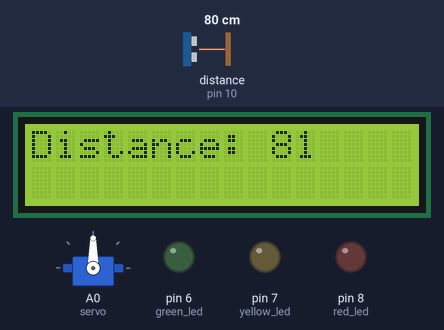
Bench run of a sketch on a simulated Arduino Uno, built with avr-gcc and run on an emulated ATmega328P. On the bench: 16×2 character LCD, servo, output pins drawn as LEDs (lit = HIGH). Wiring (inferred from the names in the program): ultrasonic range finder: trigger pin 9; echo pin 10. The test bench sets the inputs (shaded band); at power-on: distance to the obstacle (sensor on pin 10) 80 cm. The echo pulse lasts 58.3 µs per cm; pins used as bus, display or sensor lines are not drawn; what the sketch prints to the serial monitor is not drawn.

Above: at 1.2 s.
1.3 s: distance to the obstacle (sensor on pin 10) set to 28 cm
At 3.5 s:
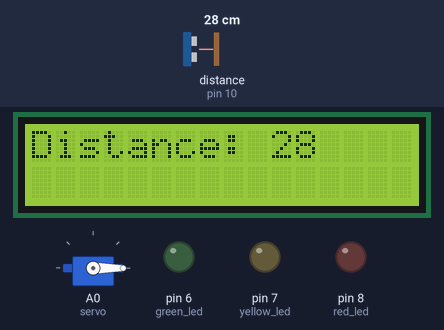
7.1 s: distance to the obstacle (sensor on pin 10) set to 23 cm
At 8.8 s:
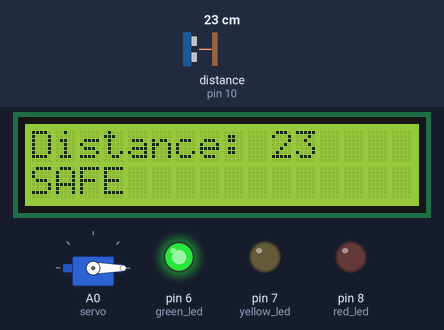
11.4 s: distance to the obstacle (sensor on pin 10) set to 18 cm
At 14.4 s:
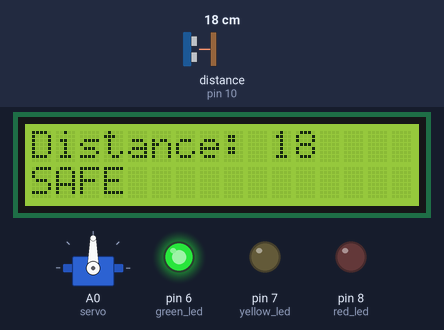
15.0 s: distance to the obstacle (sensor on pin 10) set to 14 cm
At 16.3 s:
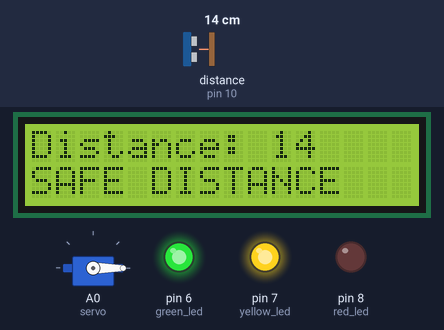
19.0 s: distance to the obstacle (sensor on pin 10) set to 10 cm
At 21.9 s:
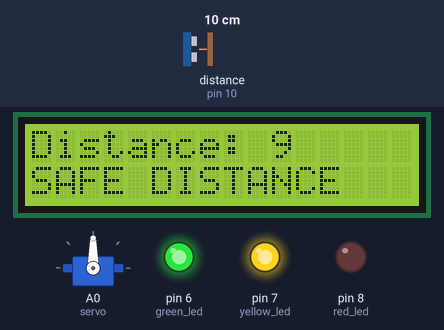
22.6 s: distance to the obstacle (sensor on pin 10) set to 7 cm
At 23.9 s:
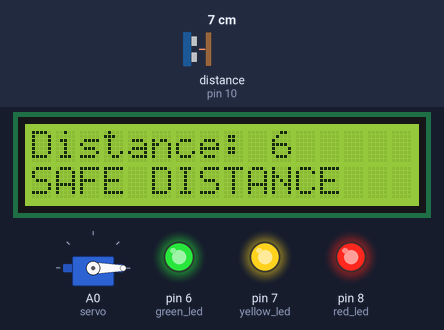
Timing chart, 0 to 27.5 s (numbered marks = the images above; inputs shaded):
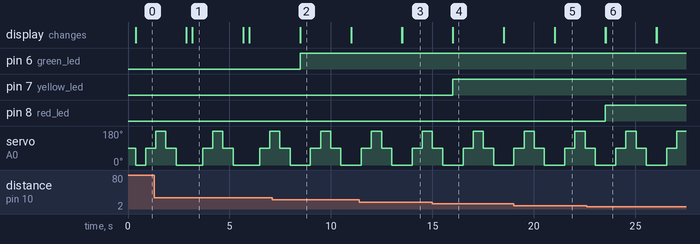

Measured:
- the behaviour switches between 26 and 25 cm on distance to the obstacle (sensor on pin 10) (found by bisection; images 1 and 2)
- the behaviour switches between 16 and 15 cm on distance to the obstacle (sensor on pin 10) (found by bisection; images 3 and 4)
- the behaviour switches between 9 and 8 cm on distance to the obstacle (sensor on pin 10) (found by bisection; images 5 and 6)
- after the input at 1.3 s, the display: first differs from a run without the input after 1.9 s (image 1)
- after the input at 7.1 s, pin 6 (green_led): LOW → HIGH after 1.4 s; the display: first differs from a run without the input after 1.4 s (image 2)
- after the input at 11.4 s, the display: first differs from a run without the input after 2.1 s (image 3)
- after the input at 15.0 s, pin 7 (yellow_led): LOW → HIGH after 1.0 s; the display: first differs from a run without the input after 1.0 s (image 4)
- after the input at 19.0 s, the display: first differs from a run without the input after 2.0 s (image 5)
- after the input at 22.6 s, pin 8 (red_led): LOW → HIGH after 0.93 s; the display: first differs from a run without the input after 0.94 s (image 6)

The sketch:

cs_362_code.ino
```cpp
#include <LiquidCrystal.h>
#include <Servo.h>

LiquidCrystal lcd(12, 11, 5, 4, 3, 2);

int green_led = 6;
int yellow_led = 7;
int red_led = 8;

Servo servo;

int buzzer = 13;

// ultrasonic sensor
const int trig = 9;
const int echo = 10;

// for keeping track of the distance
int duration = 0;
int distance = 0;

void setup() {
  lcd.begin(16,2);
  pinMode(green_led, OUTPUT);
  pinMode(yellow_led, OUTPUT);
  pinMode(red_led, OUTPUT);
  pinMode(trig , OUTPUT);
  pinMode(echo , INPUT);
  Serial.begin(9600);
  servo.attach(A0);
}

void loop() {
  lcd.clear();
  lcd.setCursor(0,0);
  digitalWrite(trig , HIGH);
  digitalWrite(trig , LOW);

  duration = pulseIn(echo , HIGH);
  distance = (duration/2) / 28.5 ;

  if( distance < 0){
    Serial.print("d");
    delay(300);
    for(int i=0;i<5;i++)
    {
      tone(buzzer, 1100);
      delay(500);
      tone(buzzer, LOW, 500);
      delay(150);
    }
    exit(0);
    // the system has to be restarted manually by the car mechanic in case of an accident.
  }

  if ( distance <= 7 )
  {
    digitalWrite(red_led, HIGH);
    lcd.setCursor(0,1);
    lcd.print("WARNING");
  }
  else {
    digitalWrite(red_led, LOW);
  }


  if ( distance <= 15 )
  {
    digitalWrite(yellow_led, HIGH);
    lcd.setCursor(0,1);
    lcd.print("KEEP DISTANCE");
  }
   else
  {
    digitalWrite(yellow_led, LOW);
  }

  if ( distance <= 25 )
  {
    digitalWrite(green_led, HIGH);
    lcd.setCursor(0,1);
    lcd.print("SAFE");
  }
  else
  {
    digitalWrite(green_led, LOW);
    Serial.print("n");
    delay(300);
  }
  lcd.setCursor(0,0);
  lcd.print("Distance: ");
  lcd.print(distance);


  servo.write(0);
  delay(500);
  servo.write(90);
  delay(500);
  servo.write(180);
  delay(500);
  servo.write(90);
  delay(500);
  servo.write(0);
  delay(500);
}
```
